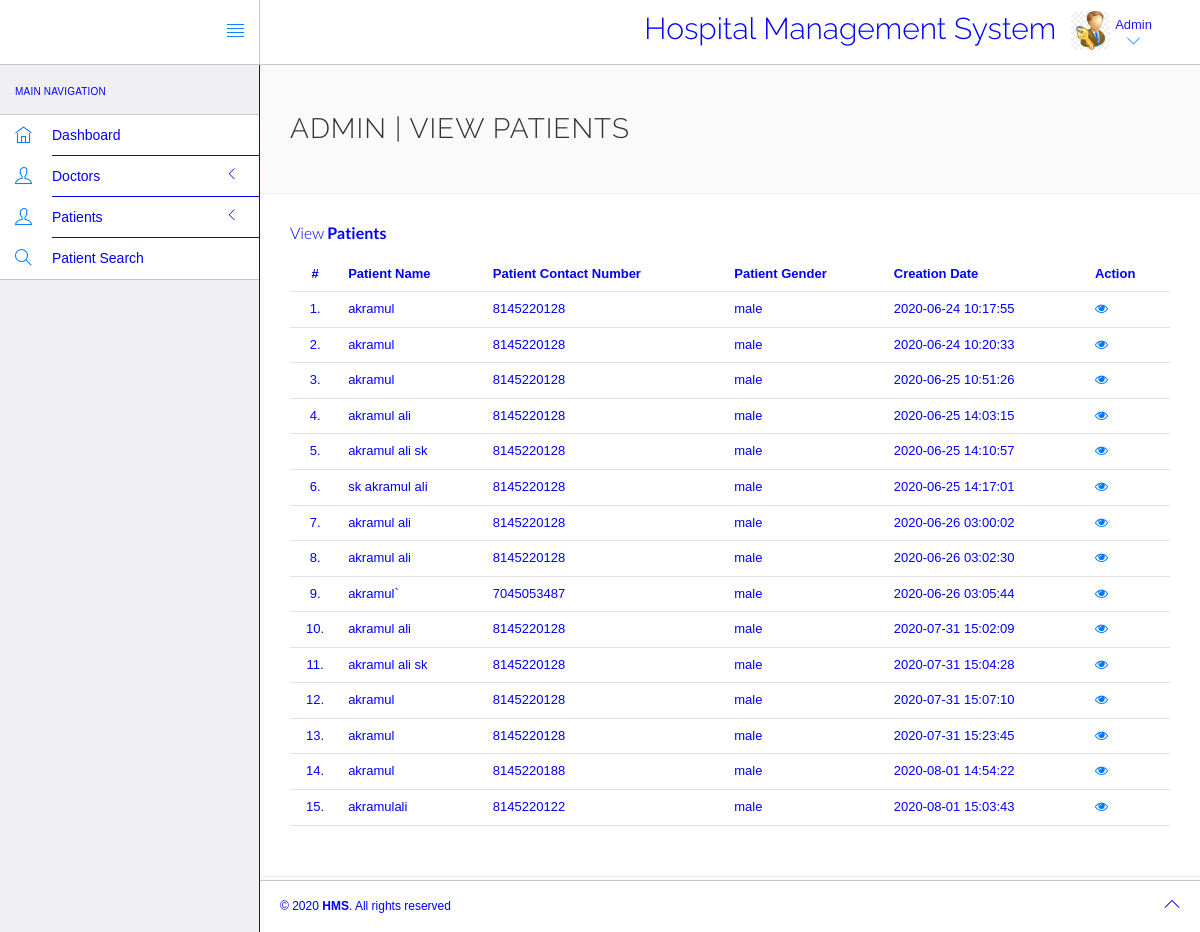
Before: /login/admin/manage-patient.php (signed in) with the older database file.
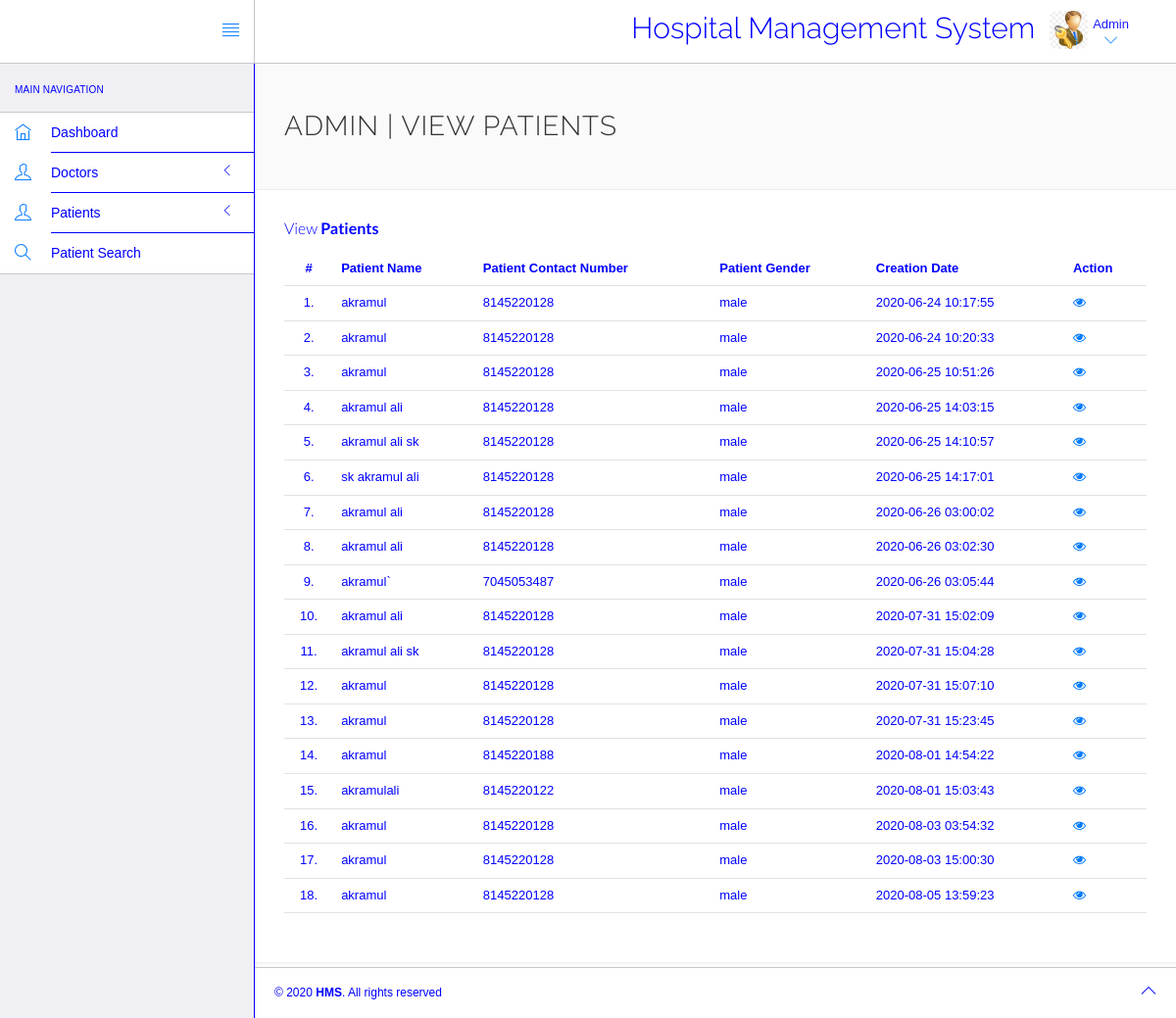
After: the same page with the newer database file.
### tables this page shows
CREATE TABLE `tblpatient` (
  `ID` int(10) NOT NULL,
  `Docid` int(10) DEFAULT NULL,
  `PatientName` varchar(20) DEFAULT NULL,
  `PatientContno` bigint(10) DEFAULT NULL,
  `PatientEmail` varchar(30) DEFAULT NULL,
  `PatientGender` varchar(10) DEFAULT NULL,
  `PatientAdd` mediumtext DEFAULT NULL,
  `PatientAge` int(10) DEFAULT NULL,
  `PatientMedhis` mediumtext DEFAULT NULL,
  `CreationDate` timestamp NULL DEFAULT current_timestamp()
);

### login/admin/manage-patient.php (the view, shortened to what this page needs)
<?php
include('include/config.php');
?>
<!DOCTYPE html>
<html lang="en">
	<head>
		<link rel="stylesheet" href="vendor/bootstrap/css/bootstrap.min.css">
		<link rel="stylesheet" href="vendor/fontawesome/css/font-awesome.min.css">
		<link rel="stylesheet" href="vendor/themify-icons/themify-icons.min.css">
		<link rel="stylesheet" href="assets/css/styles.css">
		<link rel="stylesheet" href="assets/css/plugins.css">
		<link rel="stylesheet" href="assets/css/themes/theme-1.css" id="skin_color" />
	</head>
	<body>
		<div id="app">
		<div class="sidebar app-aside" id="sidebar">
       <div class="sidebar-container perfect-scrollbar">
<nav>
						<div class="navbar-title">
							<span>Main Navigation</span>
						</div>
						<ul class="main-navigation-menu">
							<li>
								<a href="dashboard.php">
									<div class="item-content">
										<div class="item-media">
											<i class="ti-home"></i>
										</div>
										<div class="item-inner">
											<span class="title"> Dashboard </span>
										</div>
									</div>
								</a>
							</li>
							<li>
								<a href="javascript:void(0)">
									<div class="item-content">
										<div class="item-media">
											<i class="ti-user"></i>
										</div>
										<div class="item-inner">
											<span class="title"> Doctors </span><i class="icon-arrow"></i>
										</div>
									</div>
								</a>
								</li>
								<li>
								<a href="javascript:void(0)">
									<div class="item-content">
										<div class="item-media">
											<i class="ti-user"></i>
										</div>
										<div class="item-inner">
											<span class="title"> Patients </span><i class="icon-arrow"></i>
										</div>
									</div>
								</a>
								</li>
								<li>
								<a href="patient-search.php">
									<div class="item-content">
										<div class="item-media">
											<i class="ti-search"></i>
										</div>
										<div class="item-inner">
											<span class="title"> Patient Search </span>
										</div>
									</div>
								</a>
							</li>
						</ul>
					</nav>
					</div>
			</div>
<div class="app-content">
<header class="navbar navbar-default navbar-static-top">
					<div class="navbar-header">
						<a href="#" class="sidebar-toggler pull-right visible-md visible-lg" data-toggle-class="app-sidebar-closed" data-toggle-target="#app">
							<i class="ti-align-justify"></i>
						</a>
					</div>
					<div class="navbar-collapse collapse">
						<ul class="nav navbar-right">
								<li  style="padding-top:2% ">
								<h2>Hospital Management System</h2>
							</li>
							<li class="dropdown current-user">
								<a href class="dropdown-toggle" data-toggle="dropdown">
									<img src="assets/images/system-administrator-png-system-administrator-logo-system-administrator-png-260_260.jpg" > <span class="username">Admin<i class="ti-angle-down"></i></i></span>
								</a>
							</li>
						</ul>
					</div>
				</header>
<div class="main-content" >
<div class="wrap-content container" id="container">
<section id="page-title">
<div class="row">
<div class="col-sm-8">
<h1 class="mainTitle">Admin | View Patients</h1>
</div>
</div>
</section>
<div class="container-fluid container-fullw bg-white">
<div class="row">
<div class="col-md-12">
<h5 class="over-title margin-bottom-15">View <span class="text-bold">Patients</span></h5>
<table class="table table-hover" id="sample-table-1">
<thead>
<tr>
<th class="center">#</th>
<th>Patient Name</th>
<th>Patient Contact Number</th>
<th>Patient Gender </th>
<th>Creation Date </th>
<th>Action</th>
</tr>
</thead>
<tbody>
<?php
$sql=mysqli_query($con,"select * from tblpatient");
$cnt=1;
while($row=mysqli_fetch_array($sql))
{
?>
<tr>
<td class="center"><?php echo $cnt;?>.</td>
<td class="hidden-xs"><?php echo $row['PatientName'];?></td>
<td><?php echo $row['PatientContno'];?></td>
<td><?php echo $row['PatientGender'];?></td>
<td><?php echo $row['CreationDate'];?></td>
<td>
<a href="view-patient.php?viewid=<?php echo $row['ID'];?>"><i class="fa fa-eye"></i></a>
</td>
</tr>
<?php
$cnt=$cnt+1;
 }?>
</tbody>
</table>
</div>
</div>
</div>
</div>
</div>
</div>
<footer>
<div class="footer-inner">
<div class="pull-left">&copy; <span class="current-year"></span><span class="text-bold text-uppercase"> HMS</span>. <span>All rights reserved</span></div>
					<div class="pull-right">
						<span class="go-top"><i class="ti-angle-up"></i></span>
					</div>
				</div>
			</footer>
		</div>
	</body>
</html>

### login/admin/assets/css/plugins.css (style rules this page uses)
.perfect-scrollbar { overflow-y: hidden !important; }

### login/admin/assets/css/themes/theme-1.css (style rules this page uses)
body { background: #FAFAFA; }
header .navbar-header { background: #ffffff !important; border-right-color: #c8c7cc !important; border-bottom-color: #c8c7cc !important; }
header .navbar-header .sidebar-toggler, header .navbar-header .sidebar-mobile-toggler { color: #007aff !important; }
header .navbar-collapse { background: #ffffff !important; border-bottom-color: #c8c7cc !important; box-shadow: none !important; }
header .navbar-collapse .navbar-right > li > a { color: blue; }
header .navbar-collapse .navbar-right > li > a i { color: #007aff !important; }
#sidebar { background: #EFEFF4 !important; }
#sidebar:before { border-right-width: "1px" !important; border-right-style: solid; border-right-color: #c8c7cc !important; }
#sidebar nav { border-right-width: "1px" !important; border-right-style: solid; border-right-color:blue !important; }
#sidebar nav .navbar-title { color:blue; }
#sidebar nav > ul { background: #ffffff !important; border-bottom-color: #c8c7cc !important; border-top-color: #c8c7cc !important; }
#sidebar nav > ul > li > a .item-media > i { color: #007aff !important; }
#sidebar nav > ul > li > a .item-inner { color:blue!important; border-bottom-color:blue; }
#app > footer { background: #ffffff !important; border-top-color: #c8c7cc !important; color: blue; }

Changed rows visible on the page:
added tblpatient: PatientName "akramul", PatientContno "8145220128", PatientGender "male", CreationDate "2020-08-03 03:54:32"
added tblpatient: PatientName "akramul", PatientContno "8145220128", PatientGender "male", CreationDate "2020-08-03 15:00:30"
added tblpatient: PatientName "akramul", PatientContno "8145220128", PatientGender "male", CreationDate "2020-08-05 13:59:23"
